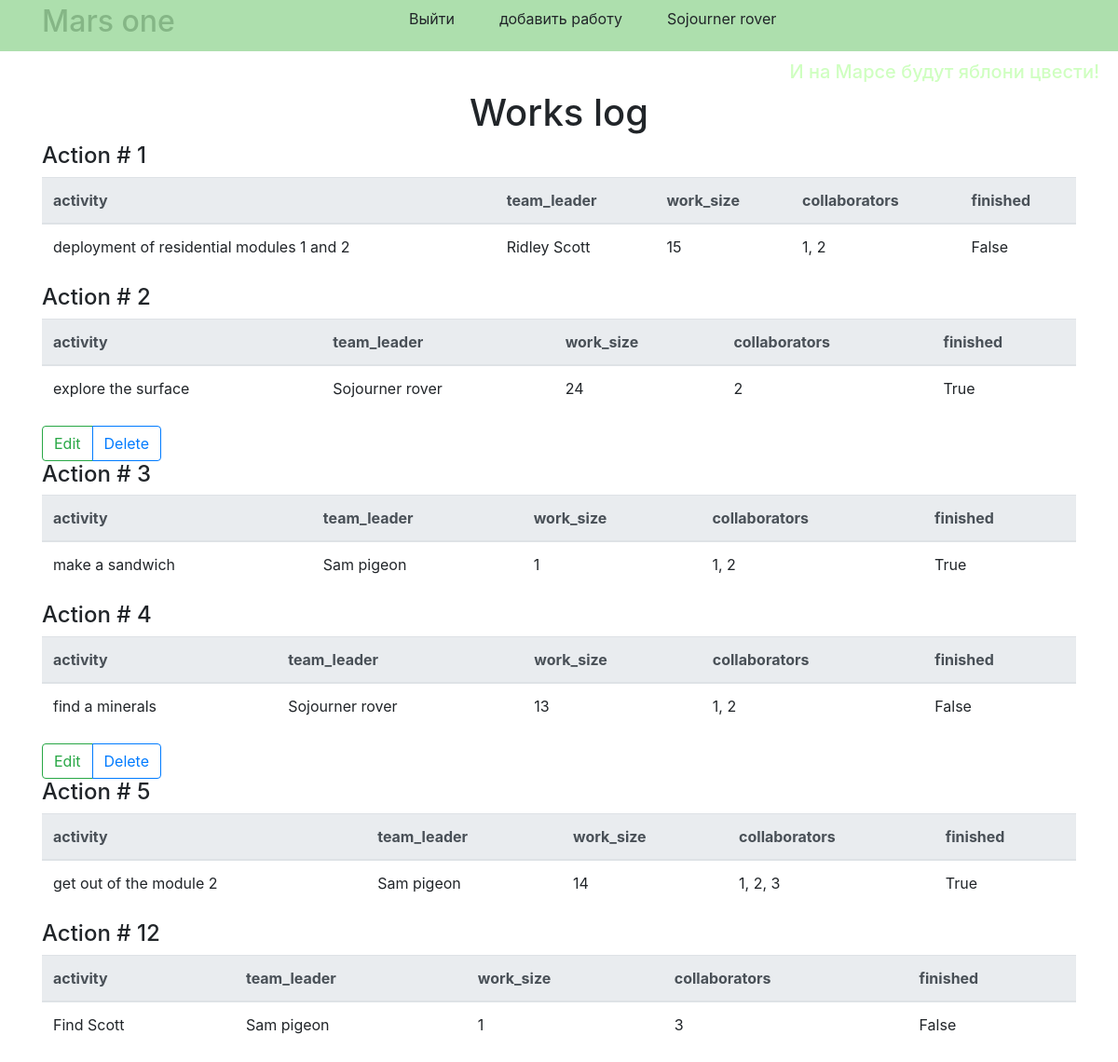
Screenshot of / (signed in) with the database file from the repository.
### data/users.py (models this page shows, shortened)
class User(SqlAlchemyBase, SerializerMixin, UserMixin):
    __tablename__ = 'users'
    id = sqlalchemy.Column(sqlalchemy.Integer,
                           primary_key=True, autoincrement=True)
    surname = sqlalchemy.Column(sqlalchemy.String, nullable=True)
    name = sqlalchemy.Column(sqlalchemy.String, nullable=True)
    age = sqlalchemy.Column(sqlalchemy.Integer, nullable=True)
    position = sqlalchemy.Column(sqlalchemy.String, nullable=True)
    speciality = sqlalchemy.Column(sqlalchemy.String, nullable=True)
    address = sqlalchemy.Column(sqlalchemy.String, nullable=True)
    email = sqlalchemy.Column(sqlalchemy.String,
                              index=True, unique=True, nullable=True)
    hashed_password = sqlalchemy.Column(sqlalchemy.String, nullable=True)
    modified_date = sqlalchemy.Column(sqlalchemy.DateTime,
                                      default=datetime.datetime.now)
    jobs = orm.relation("Job", back_populates='user')

### data/jobs.py (models this page shows)
class Job(SqlAlchemyBase, SerializerMixin):
    __tablename__ = 'jobs'
    id = sqlalchemy.Column(sqlalchemy.Integer,
                           primary_key=True, autoincrement=True)
    team_leader = sqlalchemy.Column(sqlalchemy.Integer,
                                    sqlalchemy.ForeignKey("users.id"))
    job = sqlalchemy.Column(sqlalchemy.String, nullable=True)
    work_size = sqlalchemy.Column(sqlalchemy.Integer, nullable=True)
    collaborators = sqlalchemy.Column(sqlalchemy.String, nullable=True)
    start_date = sqlalchemy.Column(sqlalchemy.String, nullable=True)
    end_date = sqlalchemy.Column(sqlalchemy.String, nullable=True)
    is_finished = sqlalchemy.Column(sqlalchemy.Boolean, default=False)
    user = orm.relation('User')

### main.py (the view)
@app.route("/")
def index():
    session = db_session.create_session()
    jobs = session.query(Job).all()
    return render_template("index.html", jobs=jobs)

### data/db_session.py (called while the page is built)
def create_session() -> Session:
    global __factory
    return __factory()

### main.py (called while the page is built)
@login_manager.user_loader
def load_user(user_id):
    session = db_session.create_session()
    return session.query(User).get(user_id)

### templates/index.html
{% extends "base.html" %}
{% block content %}
<div class="text text-center"><h1>Works log</h1></div>
{% for job in jobs %}
    <h4>Action # {{ job.id }}</h4>
    <table class="table">
      <thead class="thead-light">
        <tr>
          <th scope="col">activity</th>
          <th scope="col">team_leader</th>
          <th scope="col">work_size</th>
          <th scope="col">collaborators</th>
          <th scope="col">finished</th>
        </tr>
      </thead>
      <tbody>
        <tr>
          <td>{{ job.job }}</td>
          <td>{{ job.user.name }} {{ job.user.surname }}</td>
          <td>{{ job.work_size }}</td>
          <td>{{ job.collaborators }}</td>
          <td>{{ job.is_finished }}</td>
        </tr>
      </tbody>
    </table>
  {% if current_user.is_authenticated and current_user == job.user or current_user.id == 1 %}
    <div class="btn-group" role="group" aria-label="Basic example">
      <a href="/job/{{ job.id }}" class="btn btn-outline-success">Edit</a>
      <a href="/Job_delete/{{ job.id }}" class="btn btn-outline-primary">Delete</a>
    </div>
  {% endif %}
{% endfor %}
{% endblock %}

### templates/base.html (shortened to what this page needs)
<!DOCTYPE html>
<html lang="en">
<head>
    <link rel="stylesheet"
          href="https://maxcdn.bootstrapcdn.com/bootstrap/4.4.1/css/bootstrap.min.css">
    <link rel="stylesheet" type="text/css" href="{{ url_for('static', filename='css/style.css') }}" />
    </head>
    <body>
    <header class="flex-container">
        <div class="container">
            <div class="row no-gutters">
                <div class="col-md-4">
                    <div class="color-text-title"><h2>Mars one</h2></div>
                </div>
                <div class="col-auto">
                    <div class="flex-item">
                        {% if current_user.is_authenticated %}
                            <ul class="nav">
                                <li class="nav-item">
                                    <a class="dropdown-item" href="/logout">Выйти</a>
                                </li>
                                <li class="nav-item">
                                    <a class="dropdown-item" href="/add_job">добавить работу</a>
                                </li>
                                <li class="nav-item">
                                    <a class="dropdown-item" href="/">{{ current_user.name }} {{ current_user.surname }}</a>
                                </li>
                            </ul>
                        {% endif %}
                    </div>
                </div>
            </div>
        </div>
    </header>
    <div class="color-text">
        <h5>И на Марсе будут яблони цвести!</h5>
        </div>
    <main role="main" class="container">
        {% block content %}{% endblock %}
    </main>
    </body>
</html>

### static/css/style.css (style rules this page uses)
.color-text { color: #cfffc0; text-align: right; padding-right: 20px; }
.color-text-title { color: #85b686 }
header { width: display; height: 55px; background-color: #addfad; margin-bottom: 10px; }
.flex-container { display: -webkit-flex; -webkit-justify-content: space-between; display: flex; justify-content: space-between; align-items: center; }
.flex-item { -webkit-flex-grow: 1; flex-grow: 1; }

### rows the page displays
User: name "Sojourner", surname "rover"
Job: id "1", job "deployment of residential modules 1 and 2", user.name "Ridley", user.surname "Scott", work_size "15", collaborators "1, 2", is_finished "False"
Job: id "2", job "explore the surface", user.name "Sojourner", user.surname "rover", work_size "24", collaborators "2", is_finished "True"
Job: id "3", job "make a sandwich", user.name "Sam", user.surname "pigeon", work_size "1", collaborators "1, 2", is_finished "True"
Job: id "4", job "find a minerals", user.name "Sojourner", user.surname "rover", work_size "13", collaborators "1, 2", is_finished "False"
Job: id "5", job "get out of the module 2", user.name "Sam", user.surname "pigeon", work_size "14", collaborators "1, 2, 3", is_finished "True"
Job: id "12", job "Find Scott", user.name "Sam", user.surname "pigeon", work_size "1", collaborators "3", is_finished "False"
